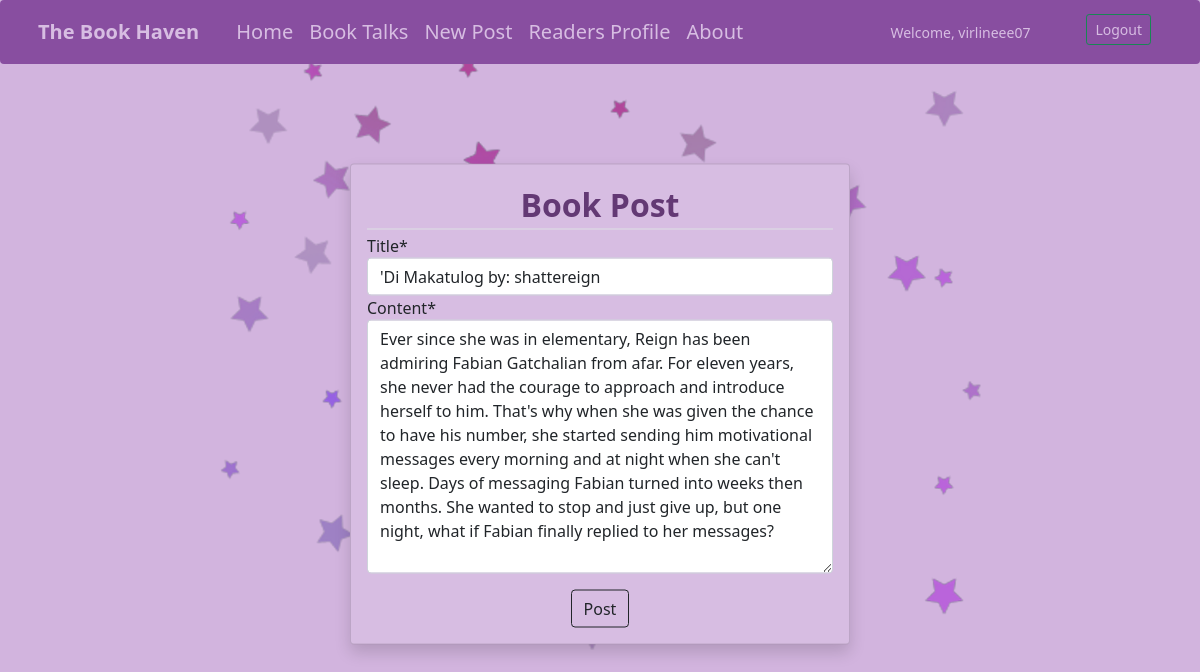
The app's page /post/post/26/update/ (signed in) with its own data.
### book/models.py (models this page shows, shortened)
class Post(models.Model):
    title = models.CharField(max_length=100)
    content = models.TextField()
    date_posted = models.DateTimeField(default=timezone.now)
    author = models.ForeignKey(User, on_delete=models.CASCADE)

### book/views.py (the view, shortened to what this page needs)
# urls.py: path('post/<int:pk>/update/', PostUpdateView.as_view(), name='post-update'),
class PostUpdateView(LoginRequiredMixin, UserPassesTestMixin, UpdateView):
    model = Post
    fields = ['title', 'content']
    def test_func(self):
        post = self.get_object()
        if self.request.user == post.author:
            return True
        return False

### book/templates/book/post_form.html (shortened to what this page needs)
{% extends 'dashboard/base.html' %}
{% load crispy_forms_tags %}
{% block content %}
<body style="background-color:#D2B4DE;">
  <div class="col-sm-5 p-3 mb-4 mt-1 position-absolute top-50 start-50 translate-middle card shadow" style="background-color:#D7BDE2;">
    <form method="POST">
       <fieldset class="form-group ">
          <legend class="border-bottom mb-1 fw-bold fs-2 text-center" style="color:#633974;">Book Post</legend>
          {{ form|crispy }}
       </fieldset>
       <div class="form-group text-center">
          <button class="btn btn-outline-dark mt-3 " type="submit">Post</button>
       </div>
    </form>
  </div>
  <div>
  </div>
  </body>
{% endblock content %}

### dashboard/templates/dashboard/base.html (shortened to what this page needs)
<!doctype html>
<html lang="en">
  <head>
    <link href="https://cdn.jsdelivr.net/npm/bootstrap@5.1.3/dist/css/bootstrap.min.css" rel="stylesheet">
  </head>
  <body>
    <nav class="btn navbar navbar-expand-lg navbar-light" style="background-color:#884EA0" >
      <div class="container-fluid ">
        <a class="btn fw-bold navbar-brand fs-5" href="" style="color: #D7BDE2;">The Book Haven</a>
        <div class="collapse navbar-collapse" id="navbarNav">
          <ul class="navbar-nav">
            <li class="nav-item">
              <a class="nav-link active fs-5" aria-current="page" href="{% url 'home' %}" style="color: #D7BDE2;">Home</a>
            </li>
            <li class="nav-item">
              <a class="nav-link fs-5" href="{% url 'book:book-post' %}" style="color: #D7BDE2;">Book Talks</a>
            </li>
            <li class="nav-item ">
              <a class="nav-link fs-5" href="{% url 'book:post-create' %}" style="color: #D7BDE2;">New Post</a>
            </li>
            <li class="nav-item">
              <a class="nav-link fs-5" href="{% url 'profile' %}" style="color: #D7BDE2;">Readers Profile</a>
            </li>
            <li class="nav-item">
              <a class="nav-link fs-5" href="{% url 'about' %}" style="color: #D7BDE2;">About</a>
            </li>
          </ul>
        </div>
        <div class="d-grid gap-2 d-md-flex justify-content-md-end" id="navbarNav">
          <ul class="navbar-nav">
            <li class="nav-item">
              <a class="nav-link btn-sm me-md-5" href="" style="color: #D7BDE2;">Welcome, {{user.username}}</a>
            </li>
          <li class="nav-item">
            <a class="btn btn-outline-success btn-sm me-md-4"type="button" href="{% url 'logout' %}" style="color: #D7BDE2;">Logout</a>
          </li>
          </ul>
        </div>
      </div>
    </nav>
    <div class="container ">
       <div class="row">
         <div class="col-md-10">
         {% block content %}{% endblock content %}
    </div>
  </body>
</html>

### records on screen
Post: title "'Di Makatulog by: shattereign", content "Ever since she was in elementary, Reign has been admiring Fabian Gatchalian from afar. For eleven years, she never had the courage to approach and introduce herself to him. That's why when she was given the chance to have his number, she started sending him motivational messages every morning and at night when she can't sleep. Days of messaging Fabian turned into weeks then months. She wanted to stop and just give up, but one night, what if Fabian finally replied to her messages?"

### other values on screen
{{ user.username }} "virlineee07"
